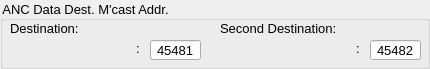
              <widget class="QGroupBox" name="groupBox_Dest_ANC">
               <property name="maximumSize">
                <size>
                 <width>16777215</width>
                 <height>70</height>
                </size>
               </property>
               <property name="styleSheet">
                <string notr="true">font-family: Arial; font-size: 13px</string>
               </property>
               <property name="title">
                <string>ANC Data Dest. M'cast Addr.</string>
               </property>
               <property name="alignment">
                <set>Qt::AlignLeading|Qt::AlignLeft|Qt::AlignVCenter</set>
               </property>
               <widget class="QLabel" name="label_Media_ANC_First_Dest">
                <property name="geometry">
                 <rect>
                  <x>10</x>
                  <y>20</y>
                  <width>151</width>
                  <height>16</height>
                 </rect>
                </property>
                <property name="styleSheet">
                 <string notr="true">font-family: Arial; font-size: 13px</string>
                </property>
                <property name="text">
                 <string>Destination:</string>
                </property>
               </widget>
               <widget class="QLineEdit" name="lineEdit_Media_ANC_First_Dest_Mcast_Port">
                <property name="geometry">
                 <rect>
                  <x>150</x>
                  <y>40</y>
                  <width>51</width>
                  <height>20</height>
                 </rect>
                </property>
                <property name="acceptDrops">
                 <bool>false</bool>
                </property>
                <property name="styleSheet">
                 <string notr="true">font-family: Arial; font-size: 13px</string>
                </property>
                <property name="inputMask">
                 <string/>
                </property>
                <property name="text">
                 <string>45481</string>
                </property>
                <property name="maxLength">
                 <number>5</number>
                </property>
                <property name="alignment">
                 <set>Qt::AlignCenter</set>
                </property>
               </widget>
               <widget class="QLabel" name="label_Media_ANC_First_Colon">
                <property name="geometry">
                 <rect>
                  <x>130</x>
                  <y>40</y>
                  <width>16</width>
                  <height>16</height>
                 </rect>
                </property>
                <property name="styleSheet">
                 <string notr="true">font-family: Arial; font-size: 13px</string>
                </property>
                <property name="text">
                 <string>:</string>
                </property>
                <property name="alignment">
                 <set>Qt::AlignCenter</set>
                </property>
               </widget>
               <widget class="QLabel" name="label_Media_ANC_Second_Dest">
                <property name="enabled">
                 <bool>true</bool>
                </property>
                <property name="geometry">
                 <rect>
                  <x>220</x>
                  <y>20</y>
                  <width>131</width>
                  <height>16</height>
                 </rect>
                </property>
                <property name="styleSheet">
                 <string notr="true">font-family: Arial; font-size: 13px</string>
                </property>
                <property name="text">
                 <string>Second Destination:</string>
                </property>
               </widget>
               <widget class="QLabel" name="label_Media_ANC_Second_Colon">
                <property name="geometry">
                 <rect>
                  <x>350</x>
                  <y>40</y>
                  <width>16</width>
                  <height>16</height>
                 </rect>
                </property>
                <property name="styleSheet">
                 <string notr="true">font-family: Arial; font-size: 13px</string>
                </property>
                <property name="text">
                 <string>:</string>
                </property>
                <property name="alignment">
                 <set>Qt::AlignCenter</set>
                </property>
               </widget>
               <widget class="QLineEdit" name="lineEdit_Media_ANC_Second_Dest_Mcast_Port">
                <property name="enabled">
                 <bool>true</bool>
                </property>
                <property name="geometry">
                 <rect>
                  <x>370</x>
                  <y>40</y>
                  <width>51</width>
                  <height>20</height>
                 </rect>
                </property>
                <property name="acceptDrops">
                 <bool>false</bool>
                </property>
                <property name="styleSheet">
                 <string notr="true">font-family: Arial; font-size: 13px</string>
                </property>
                <property name="inputMask">
                 <string/>
                </property>
                <property name="text">
                 <string>45482</string>
                </property>
                <property name="maxLength">
                 <number>5</number>
                </property>
                <property name="alignment">
                 <set>Qt::AlignCenter</set>
                </property>
               </widget>
              </widget>
